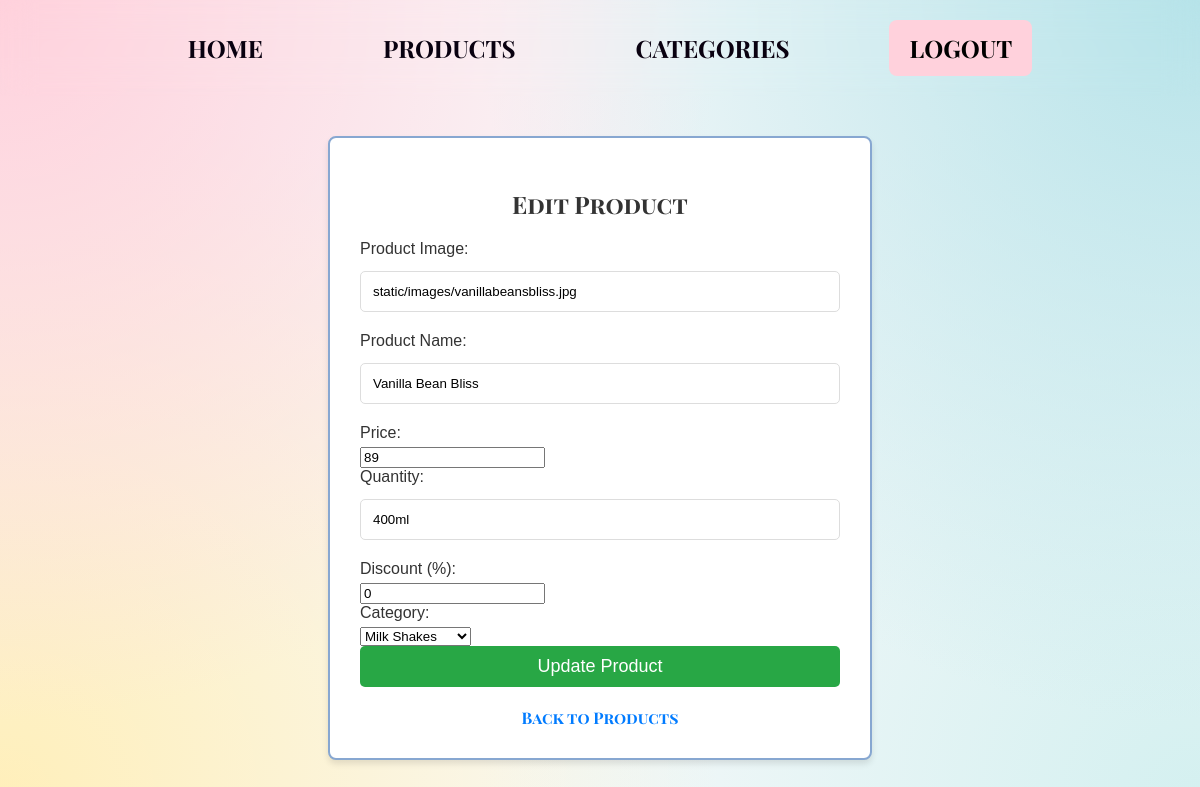
The app's page /products/edit/10/ (signed in) with its own data.
### myapp/models.py (models this page shows, shortened)
class products(models.Model):
    image = cloudinary.models.CloudinaryField('image')
    productName=models.CharField(max_length=50)
    productPrice=models.IntegerField(null=True)
    quantity=models.CharField(null=True,max_length=30)
    Discount=models.IntegerField(default=0)
    Category=models.ForeignKey(Categories,on_delete=models.CASCADE,null=True)

### myapp/views.py (the view)
    def wrapper(request, *args, **kwargs):
        if not request.session.get("owner_logged_in"):
            return redirect("myapp:owner_login")  # Redirect if not logged in
        return view_func(request, *args, **kwargs)

### myapp/forms.py
class ProductForm(forms.ModelForm):
    class Meta:
        model = products
        fields = ['productName', 'image', 'productPrice', 'quantity', 'Discount', 'Category']

### myapp/models.py (called while the page is built)
    def __str__(self):
        return self.heading

### myapp/views.py (called while the page is built)
def owner_required(view_func):
    def wrapper(request, *args, **kwargs):
        if not request.session.get("owner_logged_in"):
            return redirect("myapp:owner_login")  # Redirect if not logged in
        return view_func(request, *args, **kwargs)
    return wrapper

@owner_required
def edit_product(request, id):
    product = get_object_or_404(products, id=id)
    if request.method == "POST":
        form = ProductForm(request.POST, request.FILES, instance=product)
        if form.is_valid():
            form.save()
            return redirect("myapp:show_products")
    else:
        form = ProductForm(instance=product)
    return render(request, "edit_product.html", {"form": form})

### templates/edit_product.html (shortened to what this page needs)
<!DOCTYPE html>
<html lang="en">
<head>
</head>
<body>
    <nav>
        <a href="{% url 'myapp:owner_home' %}">Home</a>
        <a href="{% url 'myapp:show_products' %}">Products</a>
        <a href="{% url 'myapp:show_categories' %}">Categories</a>
        <a href="{% url 'myapp:logout_owner' %}" class="logout">Logout</a>
    </nav>
    <div class="form-container">
        <h2>Edit Product</h2>
        <form method="POST" enctype="multipart/form-data" class="ffont">
            <label for="image">Product Image:</label>
            {{ form.image }}
            <label for="productName">Product Name:</label>
            {{ form.productName }}
            <label for="productPrice">Price:</label>
            {{ form.productPrice }}
            <label for="quantity">Quantity:</label>
            {{ form.quantity }}
            <label for="discount">Discount (%):</label>
            {{ form.Discount }}
            <label for="category">Category:</label>
            {{ form.Category }}
            <button type="submit" class="submit-btn" id="ffont">Update Product</button>
        </form>
        <a href="{% url 'myapp:show_products' %}" class="back-link">Back to Products</a>
    </div>
</body>
</html>

### templates/edit_product.html (style rules this page uses)
body { margin: 0; padding: 0; color: #333; background:radial-gradient(circle at 0% 0%, #ffd1dc, transparent 50%), radial-gradient(circle at 100% 0%, #b6e3e9, transparent 50%), radial-gradient(circle at 100% 100%, #d4f0f0, transparent 50%), radial-gradient(circle at 0% 100%, #ffefba, transparent 50%), #f8f9fa; font-family: CarmenSans, sans-serif; }
nav { padding: 20px 0; display: flex; justify-content: center; gap: 5rem; position: sticky; font-family: CarmenSans, sans-serif; top: 0; z-index: 100; background-color:transparent; backdrop-filter:blur(1rem); }
nav a { color: #090110; font-size: 1.5rem; text-decoration: none; text-transform: uppercase; font-weight: 500; padding: 12px 20px; border-radius: 8px; transition: all 0.3s ease; }
.logout { background-color: #ffd1dc; color: black; }
.form-container { width: 40%; margin: 40px auto; background: white; padding: 30px; border-radius: 8px; box-shadow: 0 4px 6px rgba(0, 0, 0, 0.1); border:2px solid rgb(135, 167, 209); }
.form-container h2 { text-align: center; margin-bottom: 20px; font-size: 24px; font-weight: 600; }
.form-container label { font-size: 16px; margin-bottom: 5px; display: block; }
.form-container input[type="text"], .form-container textarea, .form-container input[type="file"] { width: 100%; padding: 12px; margin: 8px 0 20px 0; border: 1px solid #ddd; border-radius: 5px; box-sizing: border-box; }
.submit-btn { background-color: #28a745; color: white; padding: 10px 20px; border: none; border-radius: 5px; cursor: pointer; width: 100%; font-size: 18px; transition: background-color 0.3s ease; }
.back-link { display: block; text-align: center; margin-top: 20px; font-size: 16px; color: #007bff; text-decoration: none; }
.ffont { font-family: CarmenSansb, sans-serif; }
#ffont { font-family: CarmenSansb, sans-serif; }

### records on screen
products: image "static/images/vanillabeansbliss.jpg", productName "Vanilla Bean Bliss", productPrice "89", quantity "400ml", Discount "0", Category "Milk Shakes"
